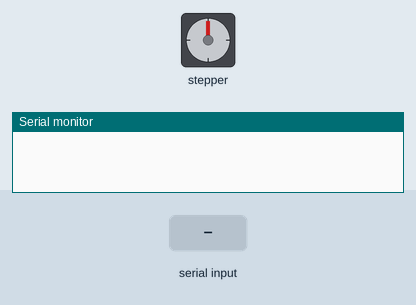
This sketch was run on a simulated Arduino Uno, built with avr-gcc and run on an emulated ATmega328P. Shown: stepper motor, the last lines printed to the serial monitor. Wiring (inferred from the names in the program): stepper motor driver (16000 steps per turn assumed): step pin 3; direction pin 2. The test bench sets the inputs (shaded band).

Above: at 1.2 s.
1.3 s: "1\n" received over Serial
At 2.5 s:
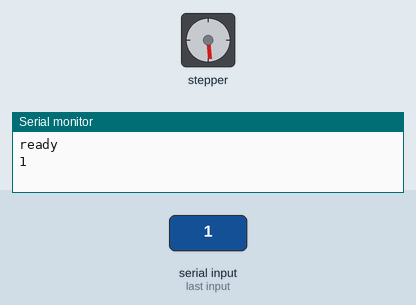
3.0 s: "2\n" received over Serial
At 3.7 s:
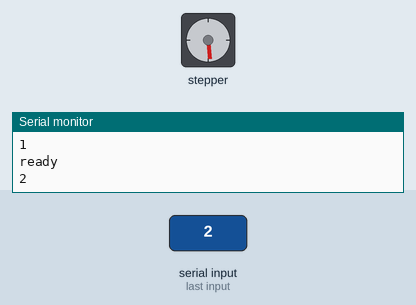
6.0 s: "1\n" received over Serial
9.0 s: "2\n" received over Serial
At 14.4 s:
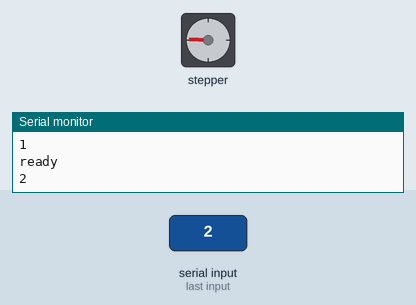
Timing chart, 0 to 15.9 s (numbered marks = the images above; inputs shaded):
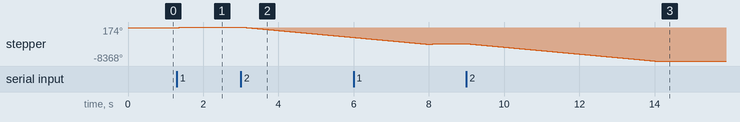

The sketch:

tb6600.ino
```cpp
#define dirPin 2
#define stepPin 3
#define stepsPerRevolution 16000

String cmd;
unsigned long t1, t2;

void setup()
{
    Serial.begin(9600);
    // Declare pins as output:
    pinMode(stepPin, OUTPUT);
    pinMode(dirPin, OUTPUT);
}

void loop()
{
    if (Serial.available())
    {
        cmd = Serial.readStringUntil('\n');
        Serial.println("ready");
        if (cmd == "1")
        {
            t1 = millis();

            Serial.println("1");
            digitalWrite(dirPin, HIGH);
            while (1)
            {
                t2 = millis();

                digitalWrite(stepPin, HIGH);
                delayMicroseconds(7);
                digitalWrite(stepPin, LOW);
                delayMicroseconds(7);
                if ((t2 - t1) > 200)
                    break;
            }
        }
        else if (cmd == "2")
        {
            t1 = millis();

            Serial.println("2");
            digitalWrite(dirPin, LOW);

            while (1)
            {
                t2 = millis();
                digitalWrite(stepPin, HIGH);
                delayMicroseconds(7);
                digitalWrite(stepPin, LOW);
                delayMicroseconds(7);
                if ((t2 - t1) > 5000)
                    break;
            }
        }
        else if (cmd == "0")
        {
            Serial.println("0");
            digitalWrite(dirPin, LOW);
            digitalWrite(stepPin, LOW);
        }
    }
}
```

Measured:
- after the input at 1.3 s, stepper: turns 174° clockwise in 0.20 s, starting at once
- after the input at 3.0 s, stepper: keeps turning counter-clockwise at about 872°/s, starting at once
- after the input at 9.0 s, stepper: turns 4359° counter-clockwise in 5.0 s, starting at once
